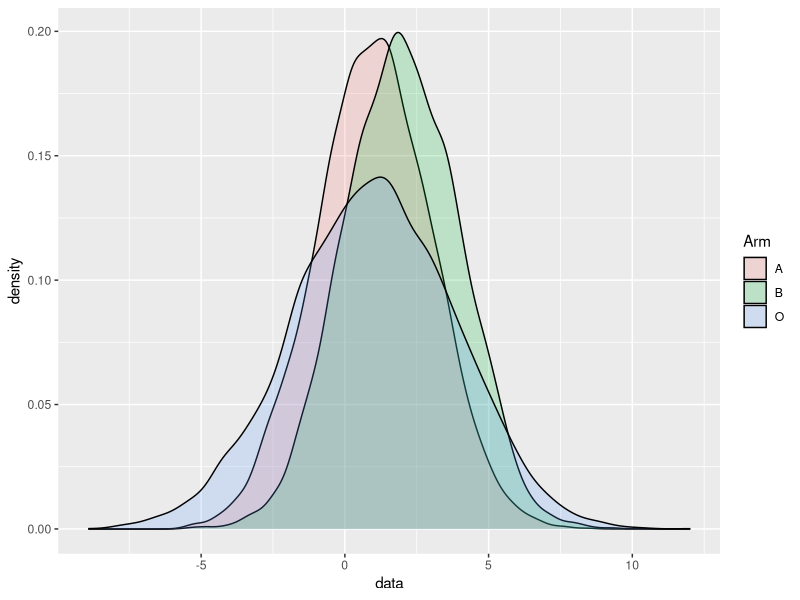
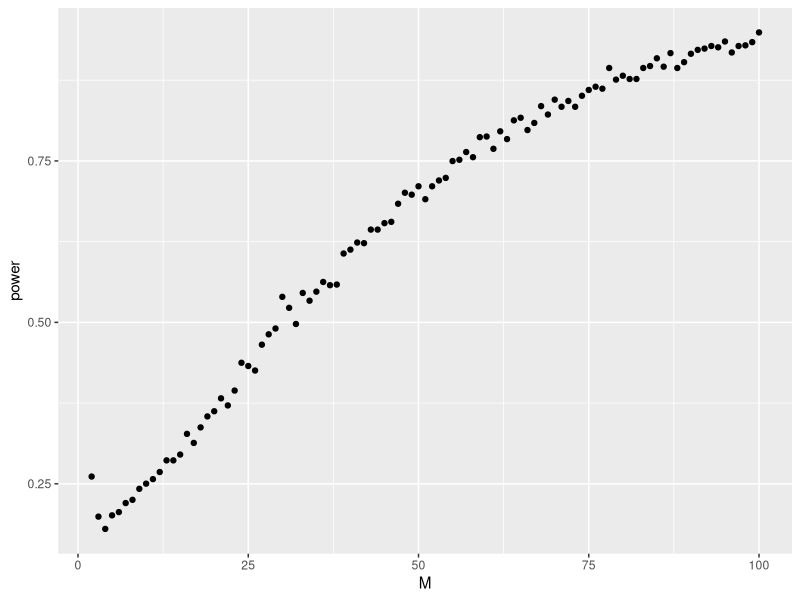

Write the R code that produced these figures, in order.
## ---- chunk 1
library(dplyr)
library(ggplot2)

x1 = rnorm(1e4, 1, 2)
x2 = rnorm(1e4, 2, 2)
x0 = x2 - x1

y = data.frame(data = c(x1, x2, x0), Arm = rep(c("A", "B", "O"), each = 1e4))
y %>% group_by(Arm) %>% summarise(mean = mean(data), sd = sd(data), var = var(data))
ggplot(y, aes(x = data)) + geom_density(aes(fill = Arm), alpha = .2)

## ---- chunk 2
N = 2:1e3 # sampling times
M = 2:1e2 # number of samples

quantile(x0, 0.975)
qnorm(p = 0.975, mean = 2, sd = sqrt(32))

y2 = lapply(M, function(m) {
  m1 = sapply(N, function(n) {
    s1 = sample(x0, size = m)
    pnorm(0, mean = mean(s1), sd = sd(s1)/sqrt(m))
  })
  data.frame(M = m, power = mean(m1 < 0.025))
}); y2 = do.call(rbind, y2)

ggplot(y2, aes(x = M, y = power)) + geom_point()
z = y2 %>% filter(power < 0.91 & power > 0.89)
median(z$M)

